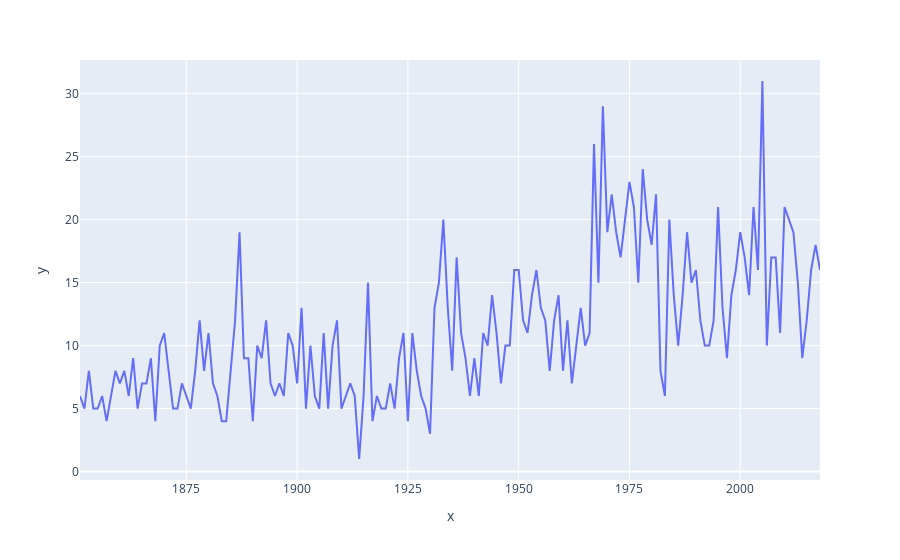

Notebook code for this chart:
### Code cell
fig = px.line(x = Years, y =CountPerYear)
fig.update_layout(
    xaxis = dict(
        dtick = 25
    )
)
fig.show()

### Figure 1 — Plotly figure (JSON) as saved in the notebook; plotly's stock layout.template omitted (floating-point values rounded to 4 significant figures; data arrays with more than 128 entries replaced by an {"elided": "..."} marker saying what was removed)
{"data": [{"hoverlabel": {"namelength": 0}, "hovertemplate": "x=%{x}<br>y=%{y}", "legendgroup": "", "line": {"color": "#636efa", "dash": "solid"}, "mode": "lines", "name": "", "showlegend": false, "type": "scatter", "x": {"elided": "168 int values"}, "xaxis": "x", "y": {"elided": "168 int values"}, "yaxis": "y"}], "layout": {"legend": {"tracegroupgap": 0}, "margin": {"t": 60}, "xaxis": {"anchor": "y", "domain": [0, 1], "dtick": 25, "title": {"text": "x"}}, "yaxis": {"anchor": "x", "domain": [0, 1], "title": {"text": "y"}}}}
